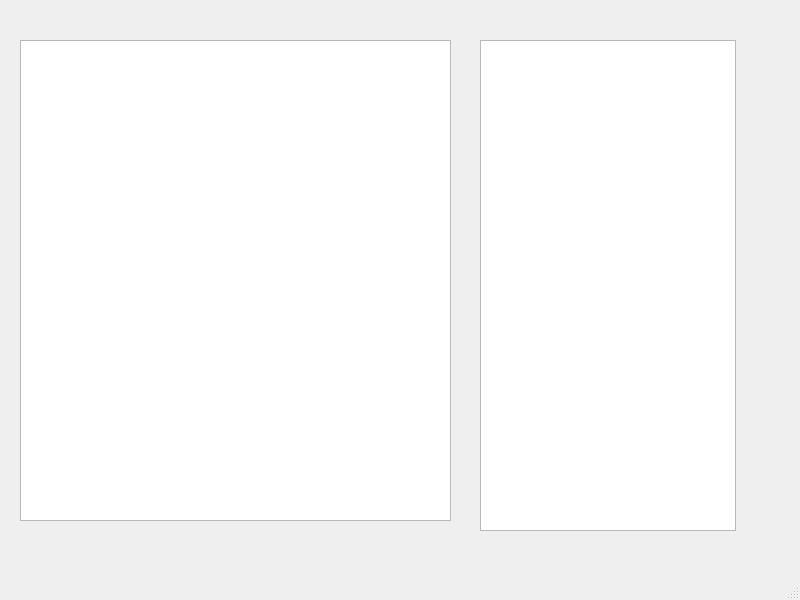
<?xml version="1.0" encoding="UTF-8"?>
<ui version="4.0">
 <class>MainWindow</class>
 <widget class="QMainWindow" name="MainWindow">
  <property name="geometry">
   <rect>
    <x>0</x>
    <y>0</y>
    <width>800</width>
    <height>600</height>
   </rect>
  </property>
  <property name="windowTitle">
   <string>MainWindow</string>
  </property>
  <widget class="QWidget" name="centralwidget">
   <widget class="QTreeView" name="treeView">
    <property name="geometry">
     <rect>
      <x>20</x>
      <y>40</y>
      <width>431</width>
      <height>481</height>
     </rect>
    </property>
   </widget>
   <widget class="QListView" name="listView">
    <property name="geometry">
     <rect>
      <x>480</x>
      <y>40</y>
      <width>256</width>
      <height>491</height>
     </rect>
    </property>
   </widget>
  </widget>
  <widget class="QMenuBar" name="menubar">
   <property name="geometry">
    <rect>
     <x>0</x>
     <y>0</y>
     <width>800</width>
     <height>22</height>
    </rect>
   </property>
  </widget>
  <widget class="QStatusBar" name="statusbar"/>
 </widget>
 <resources/>
 <connections/>
</ui>
